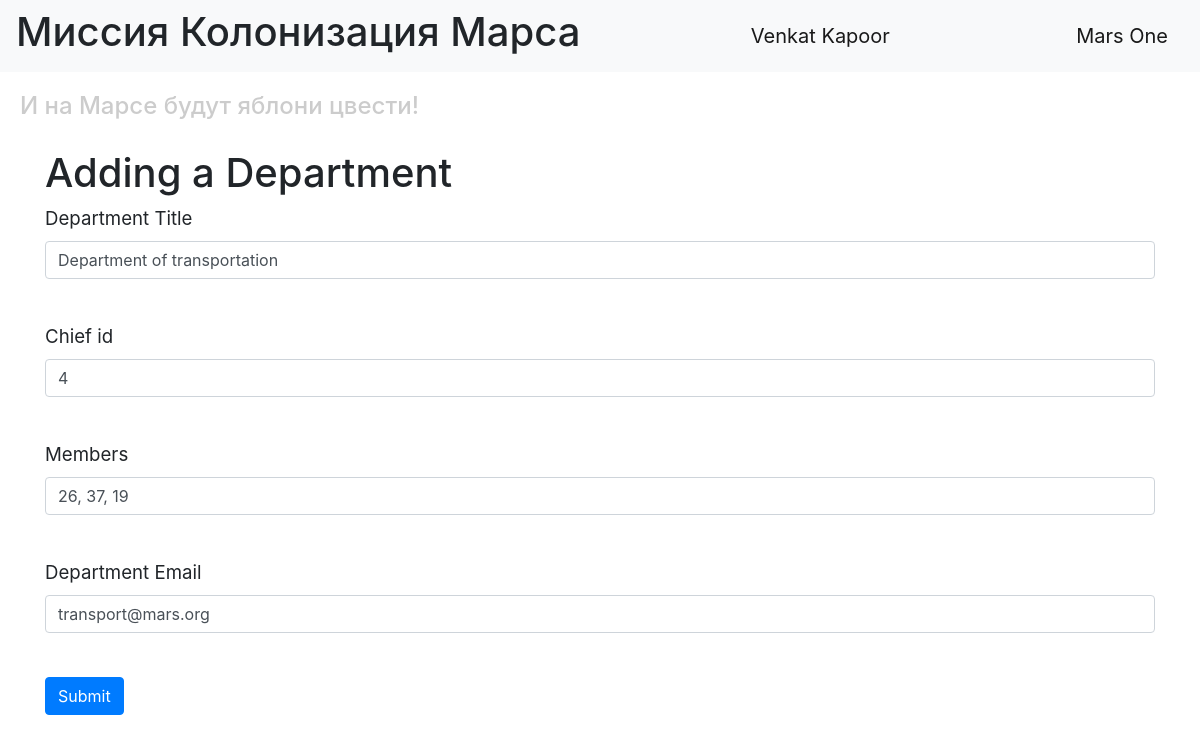
Screenshot of /update_department/4 (signed in) with the database file from the repository.
### data/users.py (models this page shows, shortened)
class User(SqlAlchemyBase, UserMixin):
    __tablename__ = 'users'
    id = sqlalchemy.Column(sqlalchemy.Integer, primary_key=True, autoincrement=True)
    surname = sqlalchemy.Column(sqlalchemy.String, nullable=True)
    name = sqlalchemy.Column(sqlalchemy.String, nullable=True)
    age = sqlalchemy.Column(sqlalchemy.Integer, nullable=True)
    position = sqlalchemy.Column(sqlalchemy.String, nullable=True)
    speciality = sqlalchemy.Column(sqlalchemy.String, nullable=True)
    address = sqlalchemy.Column(sqlalchemy.String, nullable=True)
    email = sqlalchemy.Column(sqlalchemy.String, index=True, unique=True, nullable=True)
    hashed_password = sqlalchemy.Column(sqlalchemy.String, nullable=True)
    modifed_date = sqlalchemy.Column(sqlalchemy.DateTime, default=datetime.datetime.now)
    jobs = orm.relation("Jobs", back_populates='user')
    departments = orm.relation("Department", back_populates='user')

### data/departments.py (models this page shows, shortened)
class Department(SqlAlchemyBase, UserMixin):
    __tablename__ = 'departments'
    id = sqlalchemy.Column(sqlalchemy.Integer, primary_key=True, autoincrement=True)
    title = sqlalchemy.Column(sqlalchemy.String, nullable=True)
    chief = sqlalchemy.Column(sqlalchemy.Integer, sqlalchemy.ForeignKey("users.id"))
    members = sqlalchemy.Column(sqlalchemy.String, nullable=True)
    email = sqlalchemy.Column(sqlalchemy.String, index=True, unique=True, nullable=True)
    user = orm.relation('User')

### main_add_job.py (the view, shortened to what this page needs)
@app.route('/update_department/<int:id>', methods=['GET', 'POST'])
@login_required
def update_department(id):
    update_form = AddDepartmentForm()
    if request.method == 'GET':
        db_sess = db_session.create_session()
        job = db_sess.query(Department).filter(Department.id == id, ((Department.user == current_user) | (Department.user ==
                                                        db_sess.query(User).filter(User.id == 1).first())))\
            .first()
        if job:
            update_form.title.data = job.title
            update_form.chief.data = job.chief
            update_form.members.data = job.members
            update_form.email.data = job.email
        else:
            abort(404)
    return render_template('add_department.html', title='редактирование департамента', form=update_form)

### data/add_department.py
class AddDepartmentForm(FlaskForm):
    title = StringField('Department Title', validators=[DataRequired()])
    chief = IntegerField('Chief id', validators=[DataRequired()])
    members = StringField('Members', validators=[DataRequired()])
    email = EmailField('Department Email', validators=[DataRequired()])
    submit = SubmitField('Submit')

### data/db_session.py (called while the page is built)
def create_session() -> Session:
    global __factory
    return __factory()

### main_add_job.py (called while the page is built)
@login_manager.user_loader
def load_user(user_id):
    db_sess = db_session.create_session()
    return db_sess.query(User).get(user_id)

### templates/add_department.html (shortened to what this page needs)
{% extends "base.html" %}
{% block content %}
<h1>Adding a Department</h1>
<form action="" method="post">
    <p>
        {{ form.title.label }}<br>
        {{ form.title(class="form-control") }}<br>
    </p>
    <p>
        {{ form.chief.label }}<br>
        {{ form.chief(class="form-control") }}<br>
    </p>
    <p>
        {{ form.members.label }}<br>
        {{ form.members(class="form-control") }}<br>
    </p>
    <p>
        {{ form.email.label }}<br>
        {{ form.email(class="form-control") }}<br>
    </p>
    <p>{{ form.submit(type="submit", class="btn btn-primary") }}</p>
</form>
{% endblock %}

### templates/base.html (shortened to what this page needs)
<!DOCTYPE html>
<html lang="en">
<head>
    <link rel="stylesheet" href="https://stackpath.bootstrapcdn.com/bootstrap/4.4.1/css/bootstrap.min.css"
>
    <link rel="stylesheet" type="text/css" href="../static/css/style.css"/>
</head>
<body>
<header>
    <nav class="navbar navbar-light bg-light">
        <h1>Миссия Колонизация Марса</h1>
        {% if current_user.is_authenticated %}
        <a class="navbar-brand" href="/logout">{{ current_user.name }} {{ current_user.surname }}</a>
        {% else %}
        <p>
            <a class="btn btn-primary " href="/register">Register</a>
            <a class="btn btn-success" href="/login">Log in</a>
        </p>
        {% endif %}
        <a class="navbar-brand" href="#">Mars One</a>
    </nav>
    <h4>И на Марсе будут яблони цвести!</h4>
</header>
<main role="main" class="container">
    {% block content %}{% endblock %}
</main>
</body>
</html>

### static/css/style.css (style rules this page uses)
h4 { color: #cccccc; padding: 20px; }
p { font-size: 14pt; }

### rows the page displays
User: name "Venkat", surname "Kapoor"
Department: title "Department of transportation", chief "4", members "26, 37, 19", email "transport@mars.org"
